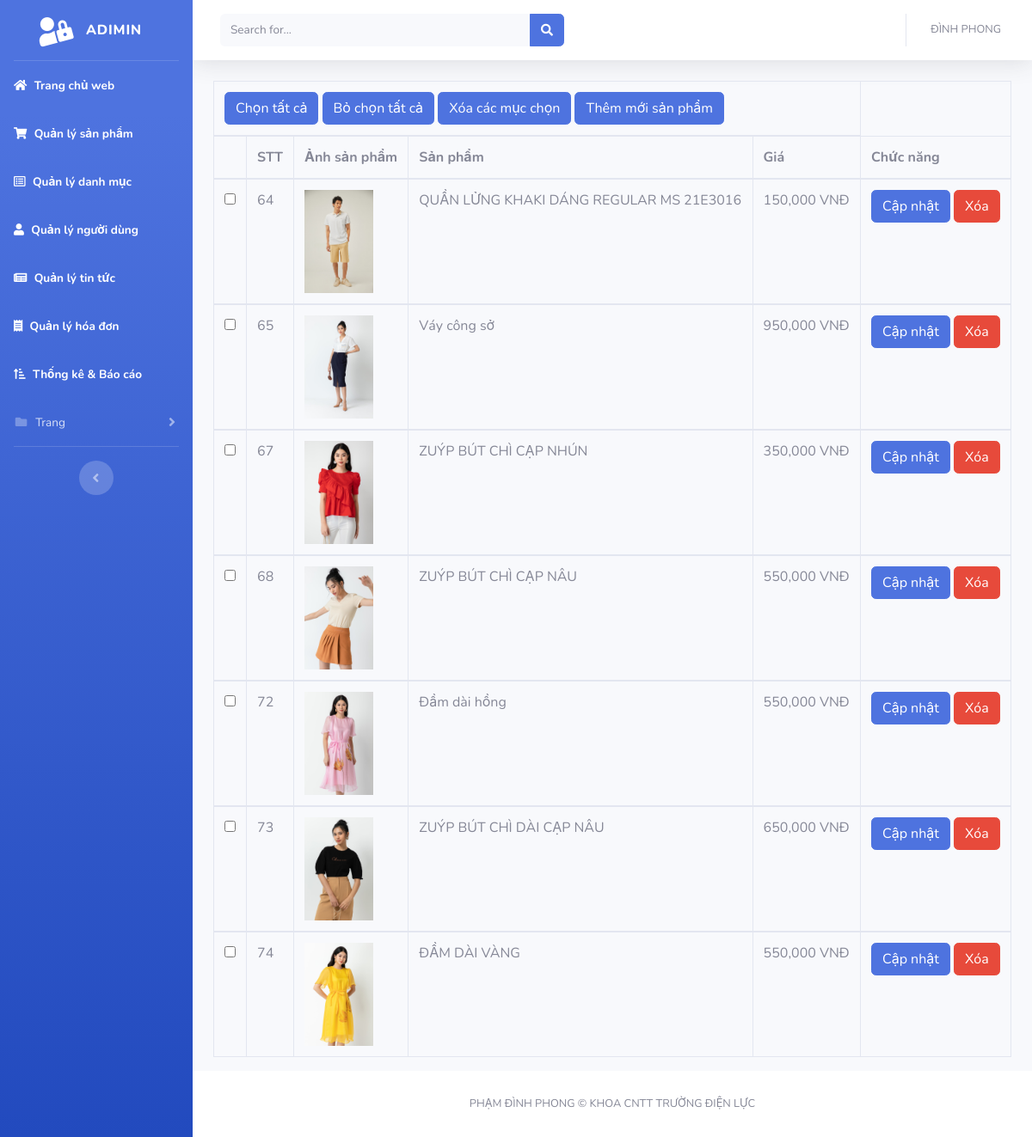
The app's page /admin/page/products/quanly.php with its own data.
### tables this page shows
CREATE TABLE `sanpham` (
  `id` int(11) NOT NULL,
  `cate_id` int(11) NOT NULL,
  `Tensp` varchar(255) NOT NULL,
  `Anh_sp` varchar(255) NOT NULL,
  `Gia_sp` int(11) NOT NULL
);

### admin/core/ketnoi.php (called while the page is built, shortened)
<?php
    $servername="localhost";
    $usernam="root";
    $password="";
    $database="webivymoda1";
    $conn= mysqli_connect($servername, $usernam, $password, $database);
    function showDataAll($sql){
        global $conn;
        $result = mysqli_query($conn , $sql);
        $data_list =[];
        while($row = mysqli_fetch_array($result ,1)){
            $data_list[] = $row;
        };
        return $data_list;
    };
?>

### admin/page/products/quanly.php (the view, shortened to what this page needs)
<?php  require "../.././core/ketnoi.php";
$sql = "SELECT * FROM `sanpham`";
$result = showDataAll($sql);
?>
<?php require "../.././layout/header.php";?>
<div class="container">
    <div class="row">
        <div class="col-md-12">
            <form action="del_sp.php" method="post">
                <table class="table table-bordered table-hover">
                    <thead>
                        <tr>
                            <td colspan="5">
                                <button id="check-all" type="button" class="btn btn-primary">Chọn tất cả</button>
                                <button id="clear-all" type="button" class="btn btn-primary">Bỏ chọn tất cả</button>
                                <button id="btn-delete" type="submit" name="btn_delete"
                                    onclick="return confirm('Ban có muốn xóa hay không ?')" class="btn btn-primary">Xóa
                                    các mục chọn</button>
                                <a href="add_sp.php" class="btn btn-primary">Thêm mới sản phẩm</a>
                            </td>
                        </tr>
                        <tr>
                            <th></th>
                            <th>STT</th>
                            <th>Ảnh sản phẩm </th>
                            <th>Sản phẩm</th>
                            <th>Giá</th>
                            <th>Chức năng</th>
                        </tr>
                    </thead>
                    <tbody>
                        <?php foreach($result as $product): ?>
                        <tr>
                            <th><input type="checkbox" name="id[]" value="<?= $product["id"] ?>"></th>
                            <td><?= $product["id"] ?></td>
                            <td><img src="../.././images/products/<?= $product["Anh_sp"] ?>" alt="" style="width:80px">
                            </td>
                            <td><?= $product["Tensp"] ?> </td>
                            <td><?php  echo  number_format($product["Gia_sp"], 0, '', ',');?> VNĐ</td>
                            <td>
                                <a href="edit_sp.php?id=<?= $product["id"] ?>" class="btn btn-primary">Cập nhật</a>
                                <a href="del_sp.php?id=<?= $product["id"] ?>" class="btn btn-danger">Xóa</a>
                            </td>
                        </tr>
                    </tbody>
                    <?php endforeach ?>
                </table>
        </div>
    </div>
</div>
<?php require "../.././layout/footer.php";?>

### records on screen
sanpham: id "64", Anh_sp (picture), Tensp "QUẦN LỬNG KHAKI DÁNG REGULAR MS 21E3016", Gia_sp "150,000"
sanpham: id "65", Anh_sp (picture), Tensp "Váy công sở", Gia_sp "950,000"
sanpham: id "67", Anh_sp (picture), Tensp "ZUÝP BÚT CHÌ CẠP NHÚN", Gia_sp "350,000"
sanpham: id "68", Anh_sp (picture), Tensp "ZUÝP BÚT CHÌ CẠP NÂU", Gia_sp "550,000"
sanpham: id "72", Anh_sp (picture), Tensp "Đầm dài hồng", Gia_sp "550,000"
sanpham: id "73", Anh_sp (picture), Tensp "ZUÝP BÚT CHÌ DÀI CẠP NÂU", Gia_sp "650,000"
sanpham: id "74", Anh_sp (picture), Tensp "ĐẦM DÀI VÀNG", Gia_sp "550,000"
